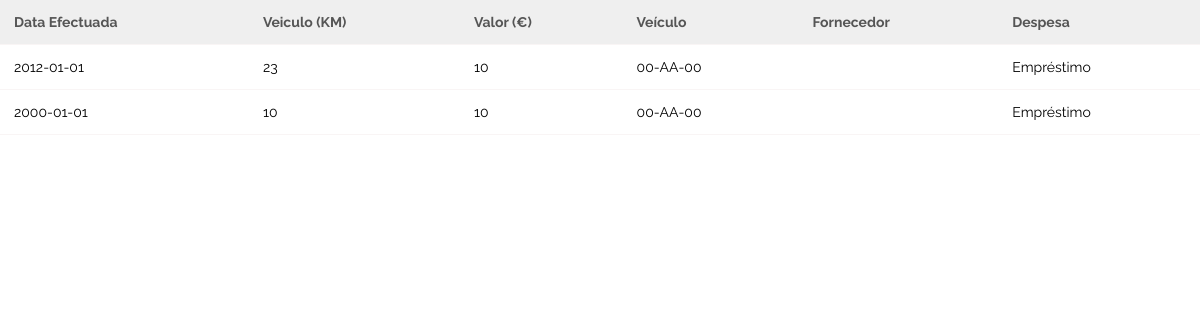
/despesas.php (signed in), run on an earlier commit of the app's database.
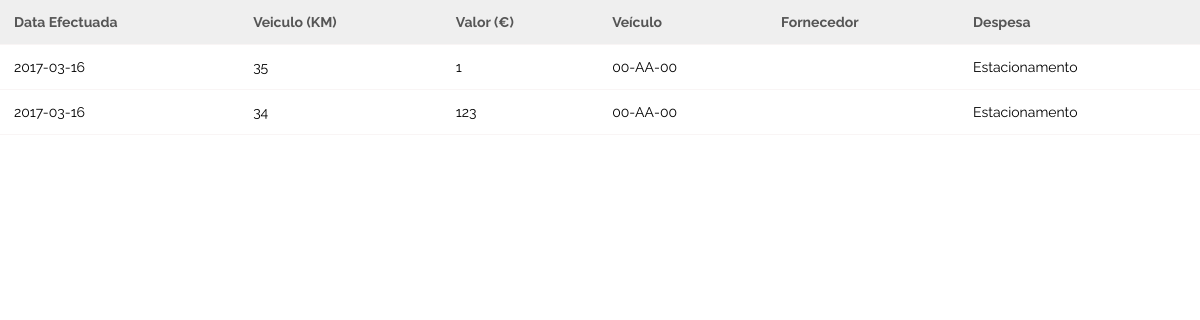
And on a later commit of the database.
### tables this page shows
CREATE TABLE `despesas` (
  `CodDesp` int(11) NOT NULL auto_increment,
  `Data_Efetuada` date default '2000-01-01',
  `Veiculo_Km` int(11) default '0',
  `Valor` int(11) default '0',
  `Nota` varchar(500) default ' ',
  `codVei` int(11) default NULL,
  `codForn` int(11) default NULL,
  `CodUser` int(11) default NULL,
  `CodTipoD` int(11) default NULL,
  `Data_Agendada` date default '2000-01-01',
  `Efetuada` varchar(45) default 'Nao',
  `Veiculo_Km_Agendado` int(11) default '0',
  `LembrarPor` varchar(45) default 'Nada',
  PRIMARY KEY  (`CodDesp`),
  KEY `codVei` (`codVei`),
  KEY `codForn` (`codForn`),
  KEY `CodUser` (`CodUser`),
  KEY `CodTipoD` (`CodTipoD`),
  CONSTRAINT `despesas_ibfk_1` FOREIGN KEY (`codVei`) REFERENCES `veiculos` (`codVei`),
  CONSTRAINT `despesas_ibfk_2` FOREIGN KEY (`codForn`) REFERENCES `fornecedores` (`CodForn`),
  CONSTRAINT `despesas_ibfk_3` FOREIGN KEY (`CodUser`) REFERENCES `utilizador` (`CodUser`),
  CONSTRAINT `despesas_ibfk_4` FOREIGN KEY (`CodTipoD`) REFERENCES `tipodesp` (`CodTipoD`)
);

CREATE TABLE `veiculos` (
  `codVei` int(11) NOT NULL auto_increment,
  `Matricula` varchar(50) default NULL,
  `Marca` varchar(50) default NULL,
  `Modelo` varchar(50) default NULL,
  `cor` varchar(50) default NULL,
  `Ano` int(11) default NULL,
  `CodTipoC` int(11) default NULL,
  `CodTipoV` int(11) default NULL,
  PRIMARY KEY  (`codVei`),
  KEY `CodTipoC` (`CodTipoC`),
  KEY `CodTipoV` (`CodTipoV`),
  CONSTRAINT `veiculos_ibfk_1` FOREIGN KEY (`CodTipoC`) REFERENCES `tipocom` (`CodTipoC`),
  CONSTRAINT `veiculos_ibfk_2` FOREIGN KEY (`CodTipoV`) REFERENCES `tipovei` (`CodTipoV`)
);

CREATE TABLE `tipodesp` (
  `CodTipoD` int(11) NOT NULL auto_increment,
  `nome` varchar(50) default NULL,
  PRIMARY KEY  (`CodTipoD`)
);

### WEB/despesas.php (the view, shortened to what this page needs)
<html>
  <head>
	<link rel="stylesheet" href="style.css" type="text/css" />
	</head>
<body>
<?php
$link = mysqli_connect("localhost", "root", "", "frotas");
$sql = "SELECT * from despesas, veiculos, fornecedores, utilizador, tipodesp WHERE despesas.codVei=veiculos.codVei AND despesas.codForn=fornecedores.CodForn and despesas.CodUser=utilizador.CodUser and despesas.CodTipoD=tipodesp.CodTipoD and utilizador.CodUser=".$_SESSION['user'] . " ORDER BY CodDesp DESC LIMIT 2 ";
if($result = mysqli_query($link, $sql)){
    if(mysqli_num_rows($result) > 0){
        echo "<table>";
            echo "<tr>";
                echo "<th>Data Efectuada</th>";
                echo "<th>Veiculo (KM)</th>";
                echo "<th>Valor (€)</th>";
				echo "<th>Veículo</th>";
				echo "<th>Fornecedor</th>";
				echo "<th>Despesa</th>";
            echo "</tr>";
        while($row = mysqli_fetch_array($result)){
            echo "<tr>";
                echo "<td>" . $row['Data_Efetuada'] . "</td>";
                echo "<td>" . $row['Veiculo_Km'] . "</td>";
                echo "<td>" . $row['Valor'] . "</td>";
                echo "<td>" . $row['Matricula'] . "</td>";
				echo "<td>" . $row['nomef'] . "</td>";
				echo "<td>" . $row['nome'] . "</td>";
            echo "</tr>";
        }
    }
} else{
    echo "ERROR: Could not able to execute $sql. " . mysqli_error($link);
}
?>
</body>
</html>

What changed in the data, as far as the page shows it:
no longer on this page (row edited): despesas: Data_Efetuada "2012-01-01", Veiculo_Km "23", Valor "10", codVei.Matricula "00-AA-00", CodTipoD.nome "Empréstimo"
no longer on this page (row unchanged): despesas: Data_Efetuada "2000-01-01", Veiculo_Km "10", Valor "10", codVei.Matricula "00-AA-00", CodTipoD.nome "Empréstimo"
added despesas: Data_Efetuada "2017-03-16", Veiculo_Km "35", Valor "1", codVei.Matricula "00-AA-00", CodTipoD.nome "Estacionamento"
added despesas: Data_Efetuada "2017-03-16", Veiculo_Km "34", Valor "123", codVei.Matricula "00-AA-00", CodTipoD.nome "Estacionamento"
